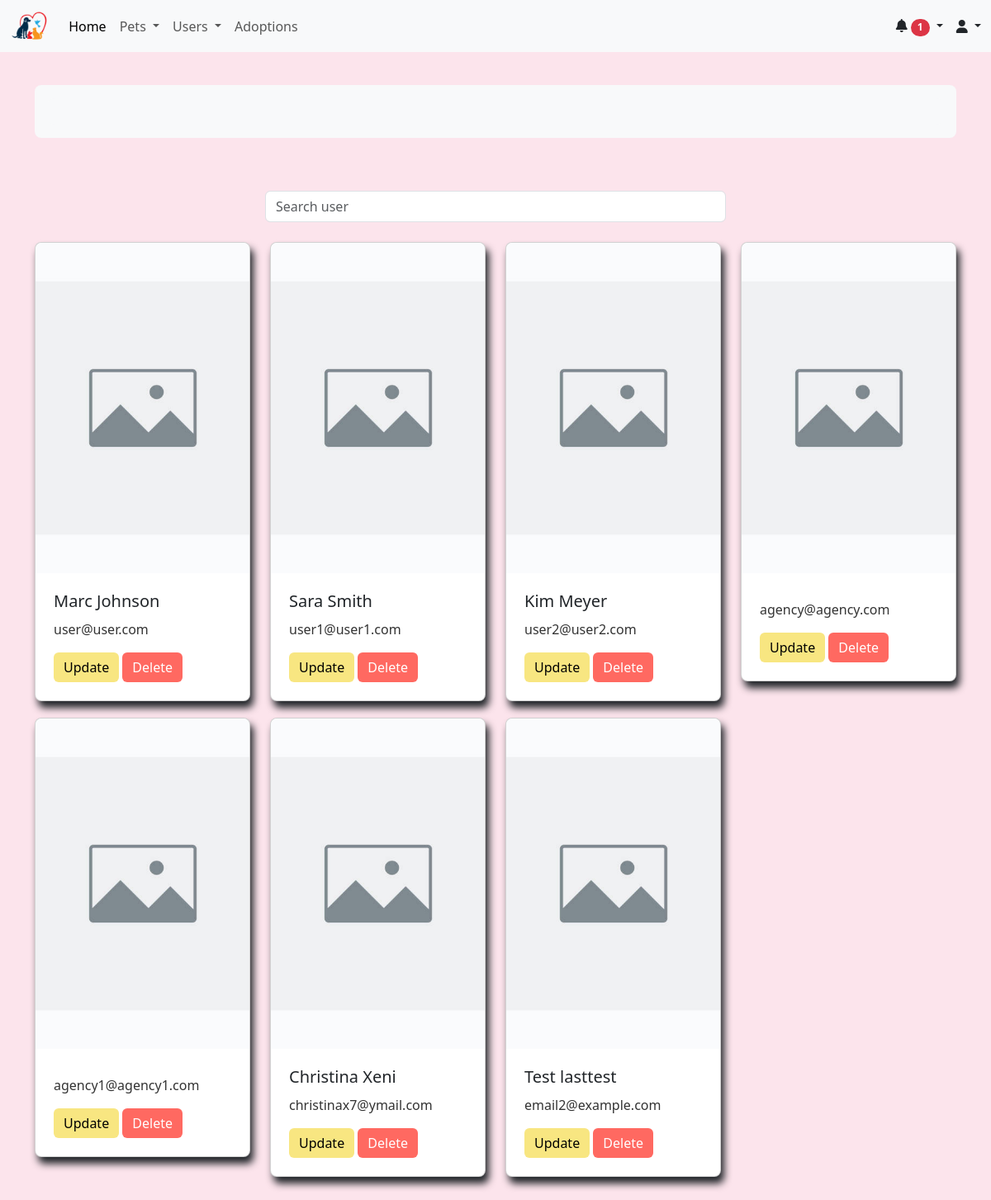
Page /admin/dashboard.php (signed in) on the committed database.
### tables this page shows
CREATE TABLE `users` (
  `id` int(11) NOT NULL,
  `role` enum('Adm','User','Agency') DEFAULT NULL,
  `firstName` varchar(50) DEFAULT NULL,
  `lastName` varchar(50) DEFAULT NULL,
  `agency` varchar(50) DEFAULT NULL,
  `address` varchar(100) DEFAULT NULL,
  `state` enum('Wien','Niederösterreich','Oberösterreich','Steiermark','Tirol','Kärnten','Salzburg','Vorarlberg','Burgenland') DEFAULT NULL,
  `image` varchar(255) DEFAULT NULL,
  `birthdate` date DEFAULT NULL,
  `phone` varchar(20) DEFAULT NULL,
  `email` varchar(50) DEFAULT NULL,
  `password` varchar(255) DEFAULT NULL,
  `space` int(11) DEFAULT NULL,
  `experienced` tinyint(1) DEFAULT NULL
);

### utils/crudUser.php (called while the page is built, shortened)
<?php
class CRUD_USER
{
    private $connection;
    public function __construct(string $database = "pet_adoption", string $host = "localhost", string $user = "root", string $password = "")
    {
        $this->connection = mysqli_connect($host, $user, $password, $database);
    }
    public function select(string $table, string $columns = "*", string $condition = "")
    {
        $sql = "SELECT $columns FROM $table";
        if (!empty($condition)) {
            $sql .= " WHERE $condition";
        }
        $result = mysqli_query($this->connection, $sql);
        $rows = mysqli_fetch_all($result, MYSQLI_ASSOC);
        return $rows;
    }
    public function selectUsers(string $condition)
    {
        return $this->select("users", "*", $condition);
    }
}

### admin/dashboard.php (the view, shortened to what this page needs)
<?php
require_once "../utils/crudUser.php";
$crud = new CRUD_USER();
$results = $crud->selectUsers("role != 'Adm'");
$layout = "";
if (!empty($results)) {
    foreach ($results as $user) {
        if (is_array(($user))) {
            $imageSrc = "../images/users/{$user["image"]}";
            $firstName = $user["firstName"];
            $lastName = $user["lastName"];
            $email = $user["email"];
            $userid = $user["id"];
            $layout .= <<<HTML
                <div class='col-lg-3 col-md-4 col-sm-6'>
                    <div class='card'>
                        <img src='{$imageSrc}' class='img-fluid'>
                        <div class='card-body'>
                            <h5 class='card-title'>{$firstName} {$lastName}</h5>
                            <p class='card-text'>{$email}</p>
                            <a href='../user/update.php?id={$userid}' class='btn btn-warning'>Update</a>
                            <a href='../user/delete.php?id={$userid}' class='btn btn-danger'>Delete</a>
                        </div>
                    </div>
                </div>
            HTML;
        } else {
            echo "Invalid user data: " . print_r($user, true);
        }
    }
} else {
    $layout .= "No results found!";
}
?>
<!DOCTYPE html>
<html lang="en">
<head>
    <?php include '../components/head.php'; ?>
    <link rel="stylesheet" href="../css/main.css">
</head>
<body>
    <?php include '../components/navbar.php'; ?>
    <div class="container">
        <input class="form-control w-50 m-auto" id="search" placeholder="Search user"> <br>
        <div id="layout" class="row">
            <?= $layout ?>
        </div>
    </div>
</body>
</html>

### components/head.php (shortened to what this page needs)
<link rel="stylesheet" href="https://cdnjs.cloudflare.com/ajax/libs/font-awesome/6.0.0/css/all.min.css">
<link rel="stylesheet" href="https://cdnjs.cloudflare.com/ajax/libs/font-awesome/4.7.0/css/font-awesome.min.css">
<link href="https://cdn.jsdelivr.net/npm/bootstrap@5.3.1/dist/css/bootstrap.min.css" rel="stylesheet">
<link rel="stylesheet" href="https://mdbcdn.b-cdn.net/wp-content/themes/mdbootstrap4/docs-app/css/dist/mdb5/standard/core.min.css">

### components/navbar.php (shortened to what this page needs)
<?php
require_once "../components/breadcrumb.php";
$navlayout = "";
if (isset($_SESSION["Adm"])) {
    $navlayout .= <<<HTML
            <li class="nav-item">
                <a class="nav-link active" aria-current="page" href="../admin/dashboard.php">Home</a>
            </li>
            <li class="nav-item dropdown">
                <a class="nav-link dropdown-toggle" href="#" id="navbarDropdownMenuLink" role="button" data-mdb-toggle="dropdown" aria-expanded="false" >
                    Pets
                </a>
                <ul class="dropdown-menu" aria-labelledby="navbarDropdownMenuLink">
                    <li>
                        <a class="dropdown-item" href='../pet/listings.php'>View all pets</a>
                    </li>
                    <li>
                        <a class="dropdown-item" href='../pet/create.php'>Create new</a>
                    </li>
                </ul>
            </li>
            <li class="nav-item dropdown">
                <a class="nav-link dropdown-toggle" href="#" id="navbarDropdownMenuLink" role="button" data-mdb-toggle="dropdown" aria-expanded="false" >
                    Users
                </a>
                <ul class="dropdown-menu" aria-labelledby="navbarDropdownMenuLink">
                    <li>
                        <a class="dropdown-item" href='../pet/listings.php'>View all users</a>
                    </li>
                    <li>
                        <a class="dropdown-item" href='../pet/create.php'>View all agencies</a>
                    </li>
                </ul>
            </li>
            <li class='nav-item'>
                <a class='nav-link' href='../admin/adoptions.php'>Adoptions</a>
            </li>
    HTML;
}
$breadcrumbs = displayBreadcrumbs();
?>
<!DOCTYPE html>
<html lang="en">
<body>
    <nav class="navbar navbar-expand-lg navbar-light bg-light">
        <div class="container-fluid">
            <div class="collapse navbar-collapse" id="navbarSupportedContent">
                <a class="navbar-brand mt-2 mt-lg-0" href="#">
                    <img src="../images/layout/pet_logo_2.png" class="logo" alt="MDB Logo" loading="lazy" />
                </a>
                <ul class="navbar-nav me-auto mb-2 mb-lg-0">
                    <?= $navlayout ?>
                </ul>
            </div>
            <div class="d-flex align-items-center">
                <div class="dropdown">
                    <a class="text-reset me-3 dropdown-toggle hidden-arrow" href="#" id="navbarDropdownMenuLink" role="button" data-mdb-toggle="dropdown" aria-expanded="false">
                        <i class="fas fa-bell"></i>
                        <span class="badge rounded-pill badge-notification bg-danger">1</span>
                    </a>
                </div>
                <div class="dropdown">
                    <a class="nav-link dropdown-toggle" href="#" id="navbarDropdown" role="button" data-mdb-toggle="dropdown" aria-expanded="false">
                        <i class="fas fa-user"></i>
                    </a>
                </div>
            </div>
        </div>
    </nav>
    <section>
        <div class="container breadcrump-container">
            <div class="row">
                <div class="col">
                    <nav aria-label="breadcrumb" class="bg-light rounded-3 p-3 mb-4">
                        <?= $breadcrumbs ?>
                    </nav>
                </div>
            </div>
        </div>
    </section>
</body>
</html>

### components/breadcrumb.php (shortened to what this page needs)
<?php
$breadcrumbs = array();
function displayBreadcrumbs()
{
    $layout = <<<HTML
            <div class="row">
                <div class="col">
                    <nav id="breadcrump-nav" aria-label="breadcrumb" class="bg-light rounded-3 p-3 mb-4">
                        <ol class="breadcrumb mb-0">
    HTML;
    $layout .= "</ol></nav></div></div>";
    return $layout;
}

### css/main.css (style rules this page uses)
body { background-color: #fce4ec; }
a { color: #ff69b4; text-decoration: none; transition: color 0.3s; }
.container { padding-top: 40px; padding-bottom: 40px; }
.breadcrump-container { padding-top: 40px; padding-bottom: 0px; }
#breadcrump-nav { margin-bottom: 0 !important; }
.img-fluid { border-radius: 20px 20px 0 0; }
.card { margin-bottom: 20px; background-color: #fff; border-radius: 8px; box-shadow: 4px 8px 10px; }
.card img { border-radius: 8px 8px 0 0; width: 100%; height: 400px; object-fit: cover; }
.card-body { padding: 22px !important; }
.card h5 { margin-bottom: 10px; }
.card-text { color: #333; }
.btn-warning { background-color: #f8e681; border: none; --mdb-btn-color: black; }
.btn-danger { background-color: #ff6961; border: none; }
.navbar-nav { justify-content: center; padding: 0; margin: 0; display: flex; left: 10%; }
.logo { height: 37px; }

### rows in the picture
users: image (placeholder picture), firstName "Marc", lastName "Johnson", email "user@user.com"
users: image (placeholder picture), firstName "Sara", lastName "Smith", email "user1@user1.com"
users: image (placeholder picture), firstName "Kim", lastName "Meyer", email "user2@user2.com"
users: image (placeholder picture), email "agency@agency.com"
users: image (placeholder picture), email "agency1@agency1.com"
users: image (placeholder picture), firstName "Christina", lastName "Xeni", email "christinax7@ymail.com"
users: image (placeholder picture), firstName "Test", lastName "lasttest", email "email2@example.com"
